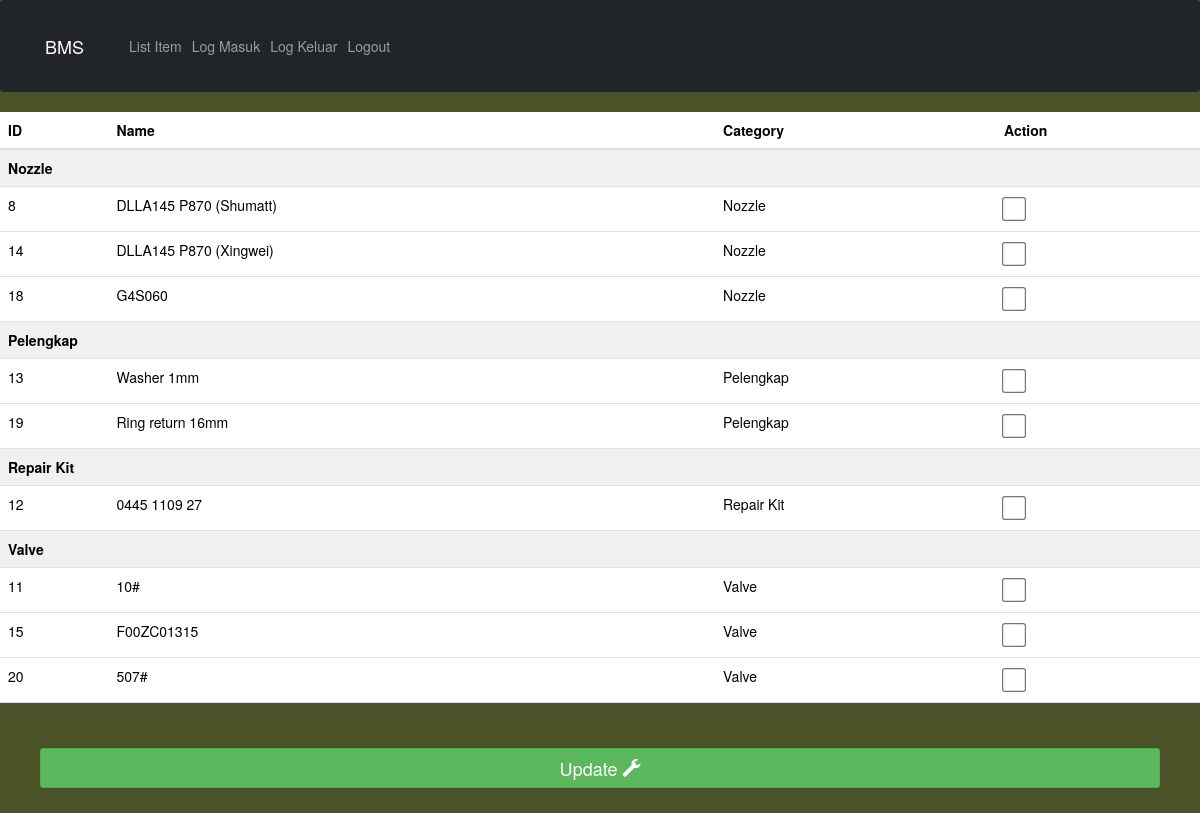
The page /inventory_pages/list.php on the database its author committed.
### tables this page shows
CREATE TABLE `spare_part_diesel` (
  `id` int(11) NOT NULL,
  `part_name` text NOT NULL,
  `category` int(11) NOT NULL,
  `erikc` int(11) NOT NULL,
  `perfet` int(11) NOT NULL,
  `rec` text NOT NULL,
  `note` text NOT NULL,
  `quantity` int(11) NOT NULL,
  `created_on` timestamp NOT NULL DEFAULT current_timestamp(),
  `updated_on` timestamp NOT NULL DEFAULT current_timestamp()
);

CREATE TABLE `category_table` (
  `id` int(11) NOT NULL,
  `category` text NOT NULL,
  `created_on` timestamp NOT NULL DEFAULT current_timestamp(),
  `updated_on` timestamp NOT NULL DEFAULT current_timestamp()
);

### inventory_pages/sql_list.php (called while the page is built, shortened)
<?php
try{
    $conn = new PDO("mysql:host=localhost;dbname=price_list_part_diesel", "username", "password");
    $conn->setAttribute(PDO::ATTR_ERRMODE, PDO::ERRMODE_EXCEPTION);
    $stmt = $conn->prepare(
        "SELECT spare_part_diesel.id, spare_part_diesel.part_name, category_table.category, spare_part_diesel.quantity, spare_part_diesel.note, spare_part_diesel.note
        FROM spare_part_diesel
        INNER JOIN category_table ON spare_part_diesel.category=category_table.id
        ORDER BY category_table.category;"
        );
    $stmt->execute();
    $data = $stmt->fetchAll(PDO::FETCH_ASSOC);
} catch (PDOException $e) {
    echo "
    <div class='alert alert-danger' role='alert'>
        Error: " . $e->getMessage() . "</div>";
}
?>

### inventory_pages/list.php (the view, shortened to what this page needs)
<!DOCTYPE html>
<html lang="en">
    <head>
        <link href="https://cdn.jsdelivr.net/npm/bootstrap@5.3.2/dist/css/bootstrap.min.css" rel="stylesheet">
        <link rel="stylesheet" href="https://maxcdn.bootstrapcdn.com/bootstrap/3.3.7/css/bootstrap.min.css">
        <link rel="stylesheet" type='text/css' href='style.css'>
    </head>
    <body>
        <?php
        include 'sql_list.php';
        ?>
        <nav class="navbar navbar-expand-lg navbar-dark bg-dark fixed-top">
            <div class="container" id='navbar'>
                <a class="navbar-brand" href="index.php">BMS</a>
                <div class="collapse navbar-collapse" id="navbarNav">
                    <ul class="navbar-nav ms-auto">
                        <li class="nav-item">
                            <a class="nav-link" href="list.php">List Item</a>
                        </li>
                        <li class="nav-item">
                            <a class="nav-link" href="in_log.php">Log Masuk</a>
                        </li>
                        <li class="nav-item">
                            <a class="nav-link" href="out_log.php">Log Keluar</a>
                        </li>
                        <li class="nav-item">
                            <a class="nav-link" href="logout.php">Logout</a>
                        </li>
                    </ul>
                </div>
                <a class="navbar-brand" href="index.php"><?php echo $_SESSION['username']. $_SESSION['permission']; ?></a>
            </div>
        </nav>
        <form method="POST">
            <table class='table'>
                <thead>
                    <tr>
                        <th>ID</th>
                        <th>Name</th>
                        <th>Category</th>
                        <th>Action</th>
                    </tr>
                </thead>
                <tbody>
                    <?php
                    $currentCategory = '';
                    if(isset($data)) {
                        foreach ($data as $row) {
                        if ($row['category'] !== $currentCategory) {
                            $currentCategory = $row['category'];
                            echo "<tr><th colspan='7' style='background: #f0f0f0;'>{$currentCategory}</th></tr>";
                        }
                        echo "<tr>
                                <td>{$row['id']}</td>
                                <td>{$row['part_name']}</td>
                                <td>{$row['category']}</td>
                                <td><input class='checkbox-medium' type='checkbox' name='selected[]' value='{$row['id']}'></td>
                            </tr>";
                        }
                    }
                    ?>
                </tbody>
            </table>
            <div class='container'>
                <div class='row'>
                    <button type='submit' name='update' value='update' class='btn btn-success btn-sm btn-l'>
                        Update
                        <span class='glyphicon glyphicon-wrench'></span>
                    </button>
                </div>
            </div>
        </form>
    </body>
</html>

### inventory_pages/style.css (style rules this page uses)
body { background-color: #4c5228; color: aliceblue; justify-content: center; align-items: center; }
.navbar { z-index: 1; background-color: #4e442800; }
.container { padding: 15px; background-color: #91919100; }
table { border-collapse: collapse; width: 100%; }
.row { padding: 10px; }
.btn-l { width: 100%; height: 40px; font-size: 18px; }
.checkbox-medium { width: 20px; height: 20px; transform: scale(1.2); margin-right: 10px; }

### rows shown on the page
spare_part_diesel: category_table.category "Nozzle", id "8", part_name "DLLA145 P870 (Shumatt)"
spare_part_diesel: id "14", part_name "DLLA145 P870 (Xingwei)", category_table.category "Nozzle"
spare_part_diesel: id "18", part_name "G4S060", category_table.category "Nozzle"
spare_part_diesel: category_table.category "Pelengkap", id "13", part_name "Washer 1mm"
spare_part_diesel: id "19", part_name "Ring return 16mm", category_table.category "Pelengkap"
spare_part_diesel: category_table.category "Repair Kit", id "12", part_name "0445 1109 27"
spare_part_diesel: category_table.category "Valve", id "11", part_name "10#"
spare_part_diesel: id "15", part_name "F00ZC01315", category_table.category "Valve"
spare_part_diesel: id "20", part_name "507#", category_table.category "Valve"
